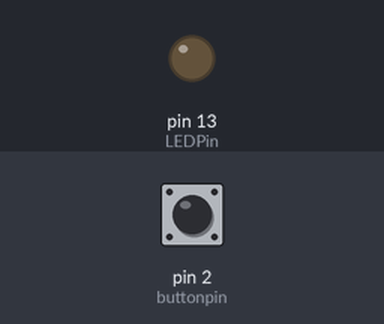
This sketch was run on a simulated Arduino Uno, built with avr-gcc and run on an emulated ATmega328P. Shown: output pins drawn as LEDs (lit = HIGH). Inputs (shaded band) come from the test bench; at power-on: pin 2 (buttonpin) LOW.

Above: at 2.8 s.
2.9 s: pin 2 (buttonpin) pulled HIGH for 1.2 s
At 3.8 s:
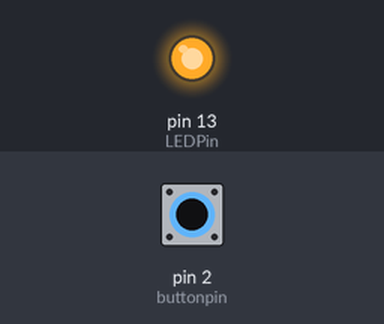
Timing chart, 0 to 14.2 s (numbered marks = the images above; inputs shaded):
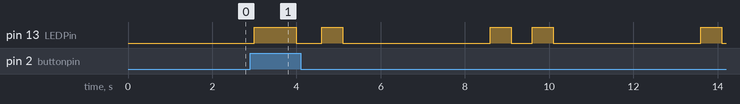

Measured:
- after the input at 2.9 s, pin 13 (LEDPin): LOW → HIGH after 0.10 s, then moves between LOW and HIGH, repeating every 5.0 s

The sketch:

sketch_jun5a_copy_20230819174500.ino
```cpp
const int LEDPin = 13;
const int buttonpin = 2;

void setup() {
  pinMode(LEDPin, OUTPUT);
  pinMode(buttonpin, INPUT);
}

void loop() {
  int buttonstate = digitalRead(buttonpin);
  if (buttonstate == HIGH) {
    char Name[] = "NIRMIT";  // Storing The Name in An Array
    int NameLength = strlen(Name);

    for (int i = 0; i < NameLength; i++) {  // Running the Loop Throughout the length of the array
      char x = toupper(Name[i]);            // Convert character to uppercase

      switch (x) {
        case 'A':
          Blink(".-");
          break;
        case 'B':
          Blink("....");
          break;
        case 'C':
          Blink("-.-.");
        case 'D':
          Blink("-..");
          break;
        case 'E':
          Blink(".");
          break;
        case 'F':
          Blink("..-.");
          break;
        case 'G':
          Blink("--.");
          break;
        case 'H':
          Blink("....");
          break;
        case 'I':
          Blink("..");
          break;
        case 'J':
          Blink(".---");
          break;
        case 'K':
          Blink("-.-");
          break;
        case 'L':
          Blink(".-..");
          break;
        case 'M':
          Blink("--");
          break;
        case 'N':
          Blink("-.");
          break;
        case 'O':
          Blink("---");
          break;
        case 'P':
          Blink(".--.");
          break;
        case 'Q':
          Blink("--.-");
          break;
        case 'R':
          Blink(".-.");
          break;
        case 'S':
          Blink("...");
          break;
        case 'T':
          Blink("-");
          break;
        case 'U':
          Blink("..-");
          break;
        case 'V':
          Blink("...-");
          break;
        case 'W':
          Blink(".--");
          break;
        case 'X':
          Blink("-..-");
          break;
        case 'Y':
          Blink("-.--");
          break;
        case 'Z':
          Blink("--..");
          break;
        default:
          delay(300);
          break;
      }

      delay(3000);  // Space between the letters
    }
  }

  delay(1000);  // Space between the message repetitions
}

void Blink(const char* Morsecode) {
  for (int i = 0; Morsecode[i]; i++) {  // For Loop For Running Through the Morsecode
    if (Morsecode[i] == '.') {          // For Running The DOT Method
      digitalWrite(LEDPin, HIGH);       // Setting the pin as High
      delay(500);
      digitalWrite(LEDPin, LOW);  // Setting the pin as Low
      delay(500);
    } else if (Morsecode[i] == '-') {  // For Running The DASH Method
      digitalWrite(LEDPin, HIGH);      // Setting the pin as High
      delay(1000);
      digitalWrite(LEDPin, LOW);  // Setting the pin as Low
      delay(600);
    }
  }
}
```
